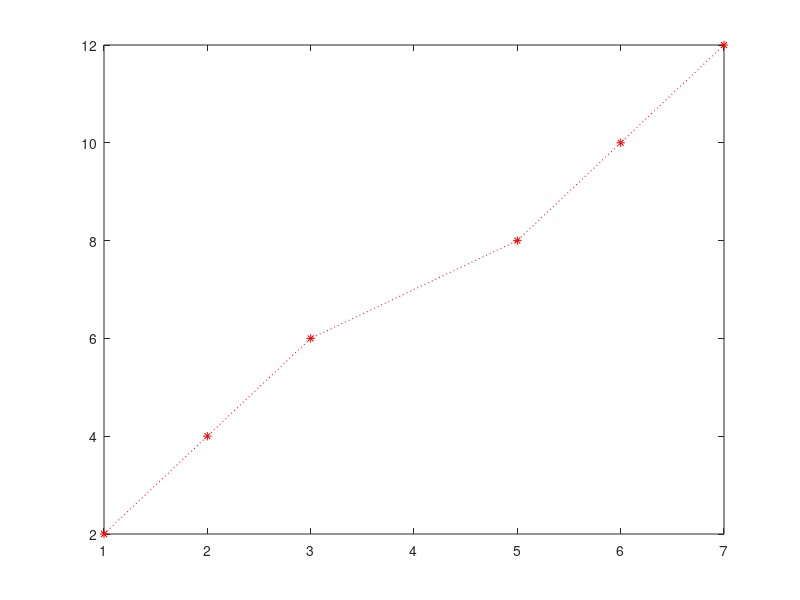

Reproduce this figure in MATLAB.
clc;
clear all;
x=[1,2,3,5,6,7];
y=[2,4,6,8,10,12];
n=length(x);
plot(x,y,'r*:');
A0=0;
x1=0.120;
x2=-0.110;

ERR=1;
EPSILON=0.001;

while (ERR>EPSILON)
F1=sum(x.*(exp(x1*x)))-sum(y.*(exp(x1*x)))*sum(x.*(exp(2*x1*x)))/sum(y.*(exp(2*x1*x)));
x3=(x1+x2)/2;

f2=sum(x.*(exp(x3*x)))-sum(y.*(exp(x3*x)))*sum(x.*(exp(2*x3*x)))/sum(y.*(exp(2*x3*x)));



ERR=abs(f2);

if (F1*f2<0)
    x2=x3;
else
    x1=x3;
    
    
end
A0=A0+1;

end

A=sum(y.*(exp(x3*x)))/sum(exp(2*x3*x));
Y=A*exp(x3*x);
%plot(x,Y,'b*:');




